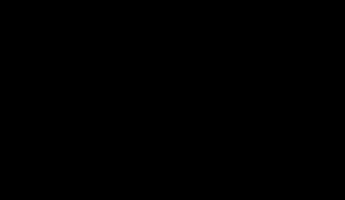
Frame 1 (no input)
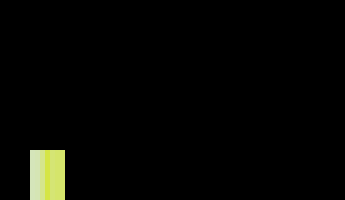
Frame 60 (the mouse pressed at the canvas centre just before this capture)
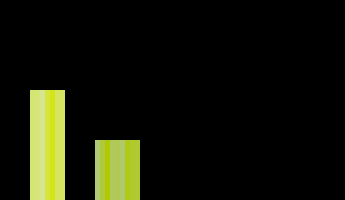
Frame 120 (the mouse held since frame 60 and released just before this capture)

The Processing sketch that drew these frames (run headless with seeded random() and noise(); from frame 60 on, the mouse is pressed at the canvas centre):

// Processing sketch: processing_62794
// ── processing_62794.pde

int pos = 10;
  
void setup (){
  size (345,200);
  background (0);
  frameRate (60);
}
 void draw (){
   pos--;
   
   
   for(int i = 30; i < 60; i += 5) {
   fill (213,229,random(192));
   noStroke();
   rect(i,200,10,pos);
 
  for (int j = 95; j < 135; j += 5) {
  fill (176,201,random(144));
  noStroke();
  rect(j,250,10,pos);
 
    
  for (int l =170; l <220; l +=5) {
  fill (136,165,random(100));
  noStroke();
  rect(l,350,10,pos);
    
 
  }
}
 }
 }
